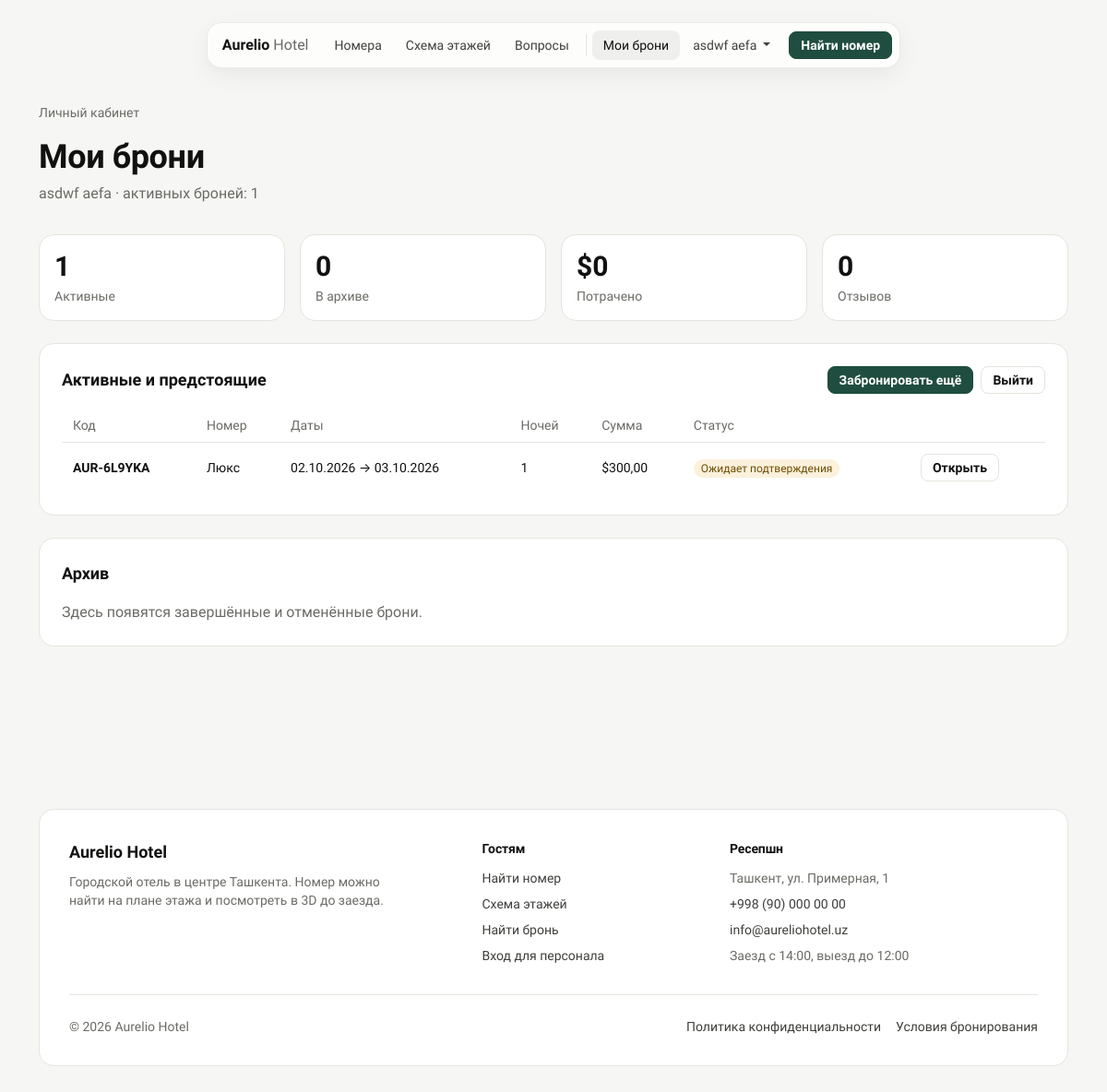
Screenshot of /bookings/mine/ (signed in) with the database file from the repository.
### bookings/models.py (models this page shows, shortened)
class Booking(models.Model):
    STATUS_PENDING = 'pending'
    STATUS_CONFIRMED = 'confirmed'
    STATUS_CHECKED_IN = 'checked_in'
    STATUS_CHECKED_OUT = 'checked_out'
    STATUS_CANCELLED = 'cancelled'
    STATUS_NO_SHOW = 'no_show'
    STATUS_CHOICES = [
        (STATUS_PENDING, 'Ожидает подтверждения'),
        (STATUS_CONFIRMED, 'Подтверждено'),
        (STATUS_CHECKED_IN, 'Гость заселён'),
        (STATUS_CHECKED_OUT, 'Выезд завершён'),
        (STATUS_CANCELLED, 'Отменено'),
        (STATUS_NO_SHOW, 'Гость не приехал'),
    ]
    ACTIVE_STATUSES = (STATUS_PENDING, STATUS_CONFIRMED, STATUS_CHECKED_IN)
    STAFF_TRANSITIONS = {
        STATUS_PENDING: [STATUS_CONFIRMED, STATUS_CANCELLED, STATUS_NO_SHOW],
        STATUS_CONFIRMED: [STATUS_CHECKED_IN, STATUS_CANCELLED, STATUS_NO_SHOW],
        STATUS_CHECKED_IN: [STATUS_CHECKED_OUT],
        STATUS_CHECKED_OUT: [],
        STATUS_CANCELLED: [],
        STATUS_NO_SHOW: [STATUS_CONFIRMED, STATUS_CANCELLED],
    }
    SOURCE_CHOICES = [
        ('site', 'Онлайн-бронирование'),
        ('desk', 'Стойка регистрации'),
    ]
    code = models.CharField(
        max_length=12,
        unique=True,
        editable=False,
        default=generate_booking_code,
        verbose_name="Код брони",
    )
    user = models.ForeignKey(
        User,
        on_delete=models.SET_NULL,
        null=True,
        blank=True,
        related_name='bookings',
        verbose_name="Клиент",
    )
    room = models.ForeignKey(
        Room, on_delete=models.CASCADE, related_name='bookings', verbose_name="Номер"
    )
    check_in = models.DateField(verbose_name="Дата заезда")
    check_out = models.DateField(verbose_name="Дата выезда")
    guests = models.PositiveSmallIntegerField(
        default=1, validators=[MinValueValidator(1)], verbose_name="Количество гостей"
    )
    guest_name = models.CharField(max_length=120, verbose_name="Имя гостя")
    guest_email = models.EmailField(verbose_name="E-mail гостя")
    guest_phone = models.CharField(max_length=30, blank=True, verbose_name="Телефон гостя")
    special_requests = models.TextField(blank=True, verbose_name="Пожелания")
    is_paid = models.BooleanField(default=False, verbose_name="Оплачено")
    payment_id = models.CharField(max_length=255, blank=True, null=True, verbose_name="ID платежа (Payme/Click/Stripe)")
    total_price = models.DecimalField(
        max_digits=10, decimal_places=2, blank=True, null=True, verbose_name="Итоговая сумма"
    )
    status = models.CharField(
        max_length=20, choices=STATUS_CHOICES, default=STATUS_PENDING, verbose_name="Статус"
    )
    source = models.CharField(
        max_length=10, choices=SOURCE_CHOICES, default='site', verbose_name="Источник"
    )
    created_at = models.DateTimeField(auto_now_add=True, verbose_name="Дата создания")
    updated_at = models.DateTimeField(auto_now=True, verbose_name="Обновлено")
    status_changed_at = models.DateTimeField(null=True, blank=True, verbose_name="Статус изменён")
    telegram_chat_id = models.BigIntegerField(
        null=True, blank=True, verbose_name="Telegram-чат гостя",
        help_text="Заполняется, когда гость подключает уведомления в боте.",
    )
    reminder_sent_at = models.DateTimeField(
        null=True, blank=True, verbose_name="Напоминание о заезде отправлено",
    )
    class Meta:
        verbose_name = "Бронирование"
        verbose_name_plural = "Бронирования"
        ordering = ('-created_at',)
        constraints = [
            models.CheckConstraint(
                **{('condition' if django.VERSION >= (5, 1) else 'check'): Q(check_out__gt=F('check_in'))},
                name='booking_check_out_after_check_in',
            ),
        ]
        indexes = [
            models.Index(fields=['room', 'check_in', 'check_out']),
            models.Index(fields=['status']),
        ]
    def __init__(self, *args, **kwargs):
        super().__init__(*args, **kwargs)
        self._original_status = self.status
    @property
    def nights(self):
        if not self.check_in or not self.check_out:
            return 0
        return max((self.check_out - self.check_in).days, 0)
    @property
    def is_active(self):
        return self.status in self.ACTIVE_STATUSES
    @property
    def status_css(self):
        return {
            self.STATUS_PENDING: 'status-pending',
            self.STATUS_CONFIRMED: 'status-confirmed',
            self.STATUS_CHECKED_IN: 'status-in',
            self.STATUS_CHECKED_OUT: 'status-out',
            self.STATUS_CANCELLED: 'status-cancelled',
            self.STATUS_NO_SHOW: 'status-noshow',
        }.get(self.status, 'status-pending')

### rooms/models.py (models this page shows, shortened)
class Room(models.Model):
    HOUSEKEEPING_CHOICES = [
        ('clean', 'Чисто'),
        ('dirty', 'Требует уборки'),
        ('inspected', 'Проверено менеджером'),
        ('out_of_service', 'Вне эксплуатации'),
    ]
    floor = models.ForeignKey(
        Floor,
        on_delete=models.CASCADE,
        related_name='rooms',
        null=True,
        blank=True,
        verbose_name="Этаж"
    )
    room_number = models.CharField(
        max_length=10, blank=True, verbose_name="Номер комнаты", help_text="Например, 201"
    )
    title = models.CharField(max_length=200, verbose_name="Название номера")
    description = models.TextField(verbose_name="Описание")
    image = models.ImageField(upload_to='rooms/', blank=True, null=True, verbose_name="Фото номера")
    price_per_night = models.DecimalField(max_digits=10, decimal_places=2, verbose_name="Цена за ночь ($)")
    capacity = models.IntegerField(default=2, verbose_name="Вместимость (чел)")
    amenities = models.ManyToManyField(Amenity, blank=True, related_name='rooms', verbose_name="Удобства")
    homebyme_embed_url = models.URLField(blank=True, null=True, verbose_name="Ссылка на 3D-тур HomeByMe")
    model_3d = models.FileField(upload_to='rooms_3d/', blank=True, null=True, verbose_name="3D-модель номера (.glb)")
    model_camera_orbit = models.CharField(
        max_length=60,
        blank=True,
        verbose_name="Начальный ракурс 3D модели",
        help_text="Формат model-viewer: «поворот наклон расстояние», например: 90deg 55deg auto. "
                  "Если задан, модель не вращается сама. Пусто — ракурс по умолчанию.",
    )
    x_pos = models.IntegerField(default=50, verbose_name="Позиция X (%)")
    y_pos = models.IntegerField(default=50, verbose_name="Позиция Y (%)")
    is_active = models.BooleanField(default=True, verbose_name="Доступен для бронирования")
    housekeeping = models.CharField(
        max_length=20, choices=HOUSEKEEPING_CHOICES, default='clean', verbose_name="Статус уборки"
    )
    class Meta:
        verbose_name = "Номер"
        verbose_name_plural = "Номера"
        ordering = ('room_number', 'title')

### bookings/views.py (the view)
# urls.py: path('mine/', views.my_bookings, name='my_bookings'),
@login_required
def my_bookings(request):
    bookings = list(
        Booking.objects.filter(user=request.user)
        .select_related('room', 'room__floor')
        .order_by('-created_at')
    )
    context = {
        'active_bookings': [b for b in bookings if b.is_active],
        'history_bookings': [b for b in bookings if not b.is_active],
        'total_spent': sum(
            (b.total_price or 0) for b in bookings if b.status == Booking.STATUS_CHECKED_OUT
        ),
        'currency': CURRENCY,
    }
    return render(request, 'bookings/my_bookings.html', context)

### staff/context_processors.py (called while the page is built)
def staff_status(request):
    user = getattr(request, 'user', None)
    staff_member = is_staff_member(user) if user else False
    profile = get_staff_profile(user) if staff_member else None
    return {
        'is_staff_member': staff_member,
        'staff_profile': profile,
        'can_manage_bookings': bool(profile and profile.can_manage_bookings) or bool(
            user and user.is_superuser
        ),
    }

### templates/bookings/my_bookings.html (shortened to what this page needs)
{% extends 'base.html' %}
{% block content %}
<section class="page-band">
  <div class="container">
    <span class="hero-eyebrow">Личный кабинет</span>
    <h1 class="mt-3">Мои брони</h1>
    <p>{{ user.get_full_name|default:user.username }} · активных броней: {{ active_bookings|length }}</p>
  </div>
</section>
<div class="container pb-5">
  <div class="row g-3 mb-4">
    <div class="col-6 col-lg-3"><div class="kpi-card"><div class="kpi-value">{{ active_bookings|length }}</div><div class="kpi-label">Активные</div></div></div>
    <div class="col-6 col-lg-3"><div class="kpi-card"><div class="kpi-value">{{ history_bookings|length }}</div><div class="kpi-label">В архиве</div></div></div>
    <div class="col-6 col-lg-3"><div class="kpi-card"><div class="kpi-value">{{ currency }}{{ total_spent|floatformat:0 }}</div><div class="kpi-label">Потрачено</div></div></div>
    <div class="col-6 col-lg-3"><div class="kpi-card"><div class="kpi-value">{{ user.room_reviews.count }}</div><div class="kpi-label">Отзывов</div></div></div>
  </div>
  <div class="panel-card mb-4">
    <div class="d-flex flex-wrap justify-content-between align-items-center gap-2 mb-3">
      <div class="panel-title mb-0">Активные и предстоящие</div>
      <div class="d-flex gap-2">
        <a href="{% url 'rooms:hotel_floors' %}" class="btn btn-copper btn-sm">Забронировать ещё</a>
        <form method="post" action="{% url 'accounts:logout' %}">{% csrf_token %}<button class="btn btn-outline-copper btn-sm">Выйти</button></form>
      </div>
    </div>
    {% if active_bookings %}
      <div class="table-responsive">
        <table class="data-table">
          <thead><tr><th>Код</th><th>Номер</th><th>Даты</th><th>Ночей</th><th>Сумма</th><th>Статус</th><th></th></tr></thead>
          <tbody>
            {% for item in active_bookings %}
              <tr>
                <td><strong>{{ item.code }}</strong></td>
                <td>{{ item.room.title }}</td>
                <td>{{ item.check_in|date:"d.m.Y" }} → {{ item.check_out|date:"d.m.Y" }}</td>
                <td>{{ item.nights }}</td>
                <td>{{ currency }}{{ item.total_price }}</td>
                <td><span class="status-chip {{ item.status_css }}">{{ item.get_status_display }}</span></td>
                <td><a href="{% url 'bookings:booking_detail' item.code %}" class="btn btn-outline-copper btn-sm">Открыть</a></td>
              </tr>
            {% endfor %}
          </tbody>
        </table>
      </div>
    {% else %}
      <p class="text-muted mb-0">Пока нет активных броней. <a href="{% url 'rooms:hotel_floors' %}">Выбрать номер на схеме отеля</a>.</p>
    {% endif %}
  </div>
  <div class="panel-card">
    <div class="panel-title">Архив</div>
    {% if history_bookings %}
      <div class="table-responsive">
        <table class="data-table">
          <thead><tr><th>Код</th><th>Номер</th><th>Даты</th><th>Сумма</th><th>Статус</th></tr></thead>
          <tbody>
            {% for item in history_bookings %}
              <tr>
                <td><a href="{% url 'bookings:booking_detail' item.code %}">{{ item.code }}</a></td>
                <td>{{ item.room.title }}</td>
                <td>{{ item.check_in|date:"d.m.Y" }} → {{ item.check_out|date:"d.m.Y" }}</td>
                <td>{{ currency }}{{ item.total_price }}</td>
                <td><span class="status-chip {{ item.status_css }}">{{ item.get_status_display }}</span></td>
              </tr>
            {% endfor %}
          </tbody>
        </table>
      </div>
    {% else %}
      <p class="text-muted mb-0">Здесь появятся завершённые и отменённые брони.</p>
    {% endif %}
  </div>
</div>
{% endblock %}

### templates/base.html (shortened to what this page needs)
{% load static %}<!DOCTYPE html>
<html lang="ru">
<head>
<link href="https://cdn.jsdelivr.net/npm/bootstrap@5.3.0/dist/css/bootstrap.min.css" rel="stylesheet">
<link rel="stylesheet" href="https://unpkg.com/@phosphor-icons/web@2.1.1/src/regular/style.css">
<link rel="stylesheet" href="https://unpkg.com/@phosphor-icons/web@2.1.1/src/fill/style.css">
</head>
<body class="d-flex flex-column min-vh-100">
{% with current=request.resolver_match.url_name %}
<div class="nav-wrap">
  <nav class="site-nav" aria-label="Основная навигация">
    <a class="brand" href="{% url 'rooms:room_list' %}">Aurelio <span>Hotel</span></a>
    <ul class="nav-links d-none d-lg-flex">
      <li><a href="{% url 'rooms:room_search' %}" {% if current == 'room_search' %}aria-current="page"{% endif %}>Номера</a></li>
      <li><a href="{% url 'rooms:hotel_floors' %}" {% if current == 'hotel_floors' %}aria-current="page"{% endif %}>Схема этажей</a></li>
      <li><a href="{% url 'rooms:room_list' %}#faq">Вопросы</a></li>
      <li></li>
      {% if user.is_authenticated %}
        <li><a href="{% url 'bookings:my_bookings' %}" {% if current == 'my_bookings' %}aria-current="page"{% endif %}>Мои брони</a></li>
        <li class="dropdown">
          <button type="button" class="nav-btn dropdown-toggle" data-bs-toggle="dropdown" aria-expanded="false">
            {{ user.get_full_name|default:user.username }}
          </button>
        </li>
      {% else %}
        <li><a href="{% url 'bookings:booking_lookup' %}" {% if current == 'booking_lookup' %}aria-current="page"{% endif %}>Найти бронь</a></li>
        <li><a href="{% url 'accounts:login' %}" {% if current == 'login' %}aria-current="page"{% endif %}>Войти</a></li>
      {% endif %}
    </ul>
    <a href="{% url 'rooms:room_search' %}" class="btn btn-copper btn-sm d-none d-sm-inline-block">Найти номер</a>
  </nav>
</div>
{% endwith %}
<main id="content" class="flex-grow-1" tabindex="-1">
  {% block content %}{% endblock %}
</main>
<footer class="site-footer">
  <div class="container">
    <div class="footer-inner">
      <div class="row gy-4">
        <div class="col-lg-5">
          <div class="footer-brand">Aurelio Hotel</div>
          <p class="mb-0" style="max-width: 360px;">Городской отель в центре Ташкента. Номер можно найти на плане этажа и посмотреть в 3D до заезда.</p>
        </div>
        <div class="col-6 col-lg-3">
          <h2>Гостям</h2>
          <ul>
            <li><a href="{% url 'rooms:room_search' %}">Найти номер</a></li>
            <li><a href="{% url 'rooms:hotel_floors' %}">Схема этажей</a></li>
            <li><a href="{% url 'bookings:booking_lookup' %}">Найти бронь</a></li>
            <li><a href="{% if is_staff_member %}{% url 'staff:dashboard' %}{% else %}{% url 'accounts:staff_login' %}{% endif %}">Вход для персонала</a></li>
          </ul>
        </div>
        <div class="col-6 col-lg-4">
          <h2>Ресепшн</h2>
          <ul>
            <li>Ташкент, ул. Примерная, 1</li>
            <li><a href="tel:+998900000000">+998 (90) 000 00 00</a></li>
            <li><a href="mailto:info@aureliohotel.uz">info@aureliohotel.uz</a></li>
            <li>Заезд с 14:00, выезд до 12:00</li>
          </ul>
        </div>
      </div>
      <div class="footer-bottom">
        <span>&copy; 2026 Aurelio Hotel</span>
        <ul>
          <li><a href="{% url 'privacy' %}">Политика конфиденциальности</a></li>
          <li><a href="{% url 'terms' %}">Условия бронирования</a></li>
        </ul>
      </div>
    </div>
  </div>
</footer>
</body>
</html>

### rows the page displays
Booking: code "AUR-6L9YKA", room "Люкс", check_in "02.10.2026", check_out "03.10.2026", nights "1", currency "$", total_price "300,00", status "Ожидает подтверждения"

### other values shown
{{ user.get_full_name|default:user.username }} "asdwf aefa"
{{ active_bookings|length }} "1"
{{ history_bookings|length }} "0"
{{ currency }} "$"
{{ total_spent|floatformat:0 }} "0"
{{ user.room_reviews.count }} "0"
